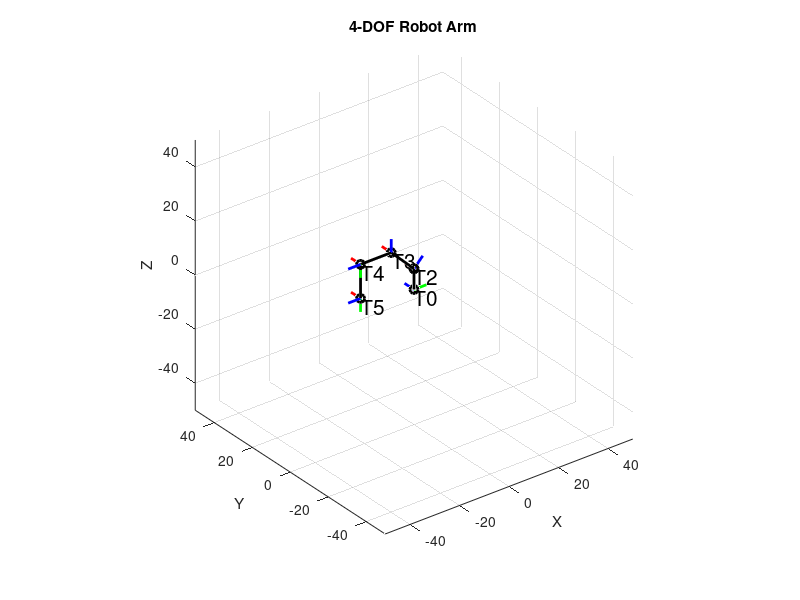

MATLAB code to generate this figure:
clc;
clear all;

% Constants 
d1 = 7.7;
a2 = 13;
a3 = 12.4;
a4 = 12.6;

% Graph Visualisers
frameScale = 5;
axisScale = 50;
removeT1 = true; % Set to false if you want to keep T1 label and frame

% Theta Display
thetaDisplay = true; % Set to false if you want to not display thetas

% Theta Values (Modify these directly)
theta1 = deg2rad(180);  
theta2 = deg2rad(45);
theta3 = deg2rad(-45);
theta4 = deg2rad(-90);

%% 

% Transformation Matrices
T = cell(1, 5);
T{1} = [cos(theta1), -sin(theta1), 0, 0; sin(theta1), cos(theta1), 0, 0; 0, 0, 1, d1; 0, 0, 0, 1]; 
T{2} = [cos(theta2), -sin(theta2), 0, 0; 0, 0, -1, 0; sin(theta2), cos(theta2), 0, 0; 0, 0, 0, 1];
T{3} = [cos(theta3), -sin(theta3), 0, a2; sin(theta3), cos(theta3), 0, 0; 0, 0, 1, 0; 0, 0, 0, 1];
T{4} = [cos(theta4), -sin(theta4), 0, a3; sin(theta4), cos(theta4), 0, 0; 0, 0, 1, 0; 0, 0, 0, 1];
T{5} = [1, 0, 0, a4; 0, 1, 0, 0; 0, 0, 1, 0; 0, 0, 0, 1];

% Compute arm positions
positions = cell(1, 5);
positions{1} = [1, 0, 0, 0; 0, 1, 0, 0; 0, 0, 1, 0; 0, 0, 0, 1]; % Base case: T0
positions{2} = T{1};
positions{3} = T{1}*T{2};
positions{4} = T{1}*T{2}*T{3};
positions{5} = T{1}*T{2}*T{3}*T{4};
positions{6} = T{1}*T{2}*T{3}*T{4}*T{5};

%% Plotting the Robot

% Getting all of the Positions of the arms
armPos = zeros(3, 6); % Six points: Base + Four joints + End effector
for i = 1:6 % 6 positions
    armPos(:, i) = positions{i}(1:3, end);
end

figure
title('4-DOF Robot Arm');
grid on;
axis equal;
axis([-axisScale axisScale -axisScale axisScale -axisScale axisScale]);
xlabel('X');
ylabel('Y');
zlabel('Z');
view(3);
hold on;
plot3(armPos(1, :), armPos(2, :), armPos(3, :), 'k-o', 'LineWidth', 2);

% Plotting the Frames and labels
for i = 1:6

    % Conditional to remove T1 label and frame, its in flag
    if i==2 && removeT1
        continue;
    end

    % Adding labels
    label = sprintf('T%d', (i-1));
    text(armPos(1,i), armPos(2,i), armPos(3,i), label, "VerticalAlignment","top", "HorizontalAlignment","left", "Color","k","FontSize",15)

    % X-axis Frames
    xFrame = armPos(1:3,i) + frameScale*positions{i}(1:3, 1);
    plot3([armPos(1,i), xFrame(1)], [armPos(2,i), xFrame(2)], [armPos(3,i), xFrame(3)], 'g-', 'LineWidth', 2);

    % Y-axis Frames
    yFrame = armPos(1:3,i) + frameScale*positions{i}(1:3, 2);
    plot3([armPos(1,i), yFrame(1)], [armPos(2,i), yFrame(2)], [armPos(3,i), yFrame(3)], 'b-', 'LineWidth', 2);

    % Z-axis Frames
    zFrame = armPos(1:3,i) + frameScale*positions{i}(1:3, 3);
    plot3([armPos(1,i), zFrame(1)], [armPos(2,i), zFrame(2)], [armPos(3,i), zFrame(3)], 'r-', 'LineWidth', 2);
end
